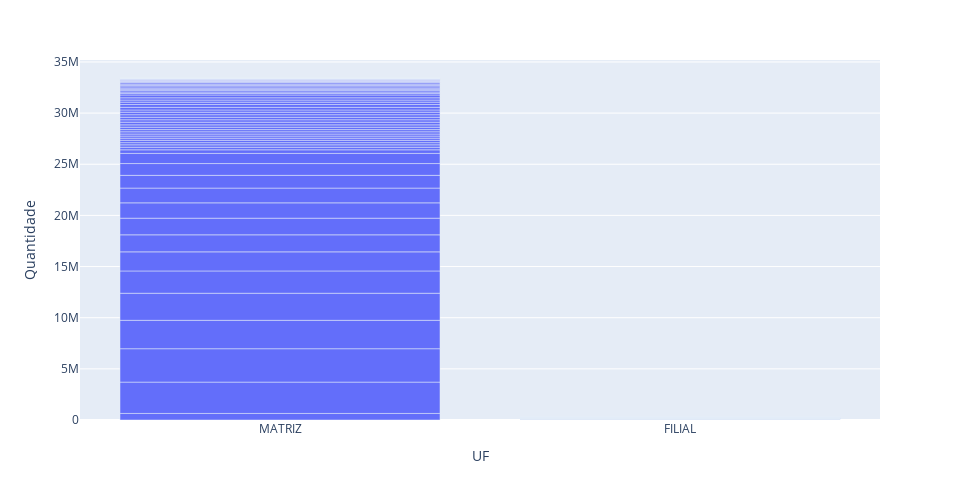

Notebook cell for this chart:
### Code cell
fig = px.bar(df_abertos,
             x = "MATRIZ_FILIAL", 
             y='count',
             height = 500, width = 960)
fig.update_xaxes(title = "UF")
fig.update_yaxes(title = "Quantidade")
fig.show()
py.plot(fig, filename = 'Count matriz_filial', auto_open=True)

### Figure 1 — Plotly figure (JSON) as saved in the notebook; plotly's stock layout.template omitted (floating-point values rounded to 4 significant figures; data arrays with more than 128 entries replaced by an {"elided": "..."} marker saying what was removed)
{"data": [{"alignmentgroup": "True", "hovertemplate": "MATRIZ_FILIAL=%{x}<br>count=%{y}<extra></extra>", "legendgroup": "", "marker": {"color": "#636efa", "pattern": {"shape": ""}}, "name": "", "offsetgroup": "", "orientation": "v", "showlegend": false, "textposition": "auto", "type": "bar", "x": {"elided": "137 str values"}, "xaxis": "x", "y": {"elided": "137 int values"}, "yaxis": "y"}], "layout": {"barmode": "relative", "height": 500, "legend": {"tracegroupgap": 0}, "margin": {"t": 60}, "width": 960, "xaxis": {"anchor": "y", "autorange": true, "domain": [0, 1], "range": [-0.5, 1.5], "title": {"text": "UF"}, "type": "category"}, "yaxis": {"anchor": "x", "autorange": true, "domain": [0, 1], "range": [0, 35190000.0], "title": {"text": "Quantidade"}, "type": "linear"}}}
